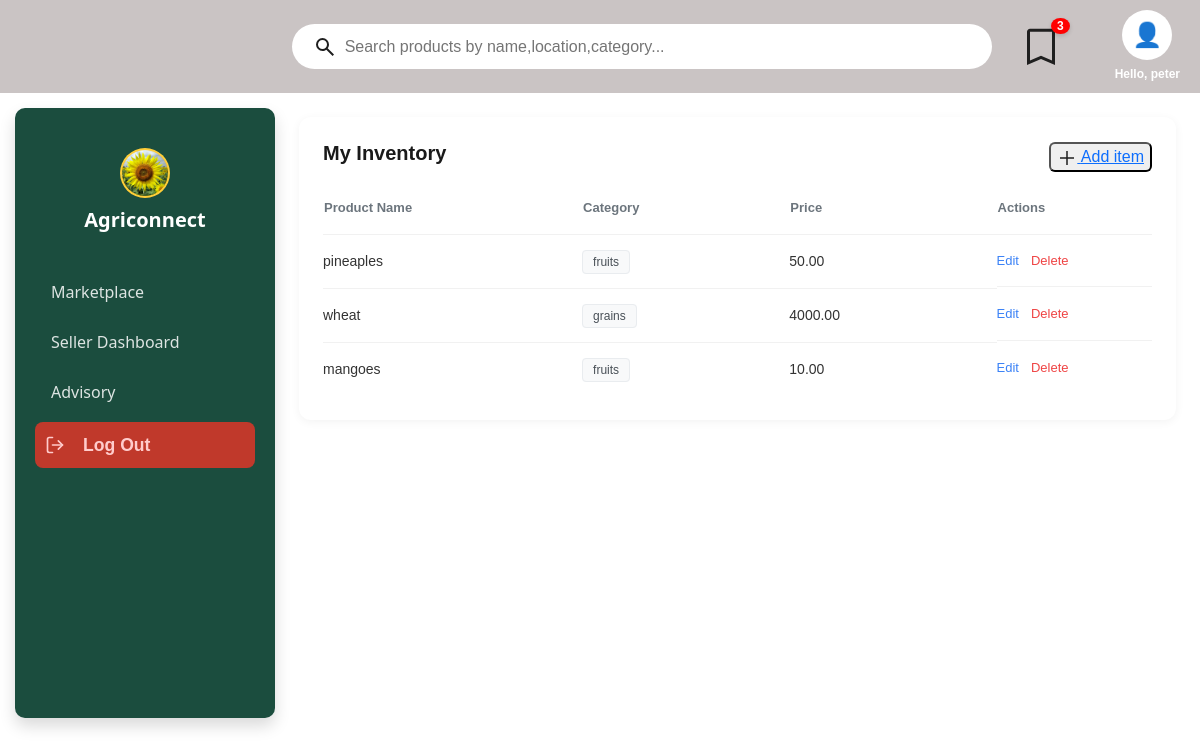
The page /app1/sellerdash (signed in) on the database its author committed.
### app1/models.py (models this page shows, shortened)
class Product(models.Model):
    CATEGORY_CHOICES = [
        ('grains', 'Grains'),
        ('vegetables', 'Vegetables'),
        ('fruits', 'Fruits'),
        ('livestock', 'Livestock'),
        ('tubers', 'Tubers'),
    ]
    seller = models.ForeignKey(User, on_delete=models.CASCADE)
    name = models.CharField(max_length=100)
    category = models.CharField(max_length=50, choices=CATEGORY_CHOICES)
    location = models.CharField(max_length=100)
    price = models.DecimalField(max_digits=10, decimal_places=2)
    quantity = models.CharField(max_length=50) # e.g., "50 bags"
    phone_number = models.CharField(max_length=15)
    image = models.ImageField(upload_to='product_images/') # Requires Pillow installed

### app1/views.py (the view)
# urls.py: path('sellerdash',views.seller_dashboard,name='seller'),
@login_required
def seller_dashboard(request):
    user_products = Product.objects.filter(seller=request.user)
    return render(request, 'app1/sellerdashboard.html', {'products': user_products})

### app1/context_processors.py (called while the page is built)
def saved_items_processor(request):
    if request.user.is_authenticated:
        saved_items = SavedItem.objects.filter(user=request.user).select_related('product')
        return {'saved_items': saved_items}
    return {'saved_items': []}

### app1/templates/app1/sellerdashboard.html
{% extends "main.html" %}
{% block content %}
{%load static%}
<link rel="stylesheet" href="{%static 'css/main.css'%}">
<link rel="stylesheet" href="{%static 'bootstrap/css/bootstrap.min.css'%}">
<div class="sellercontent flex-grow-1 p-4 "style="font-family:  sans-serif;">
    <div class="inventory-container ">
        <div class="inventory-header">
            <h2>My Inventory</h2>
            <button class="rounded-2 "><a href="{%url 'add'%}" class=" "><span><svg xmlns="http://www.w3.org/2000/svg" height="20px" viewBox="0 -960 960 960" width="20px" fill="#1f1f1f"><path d="M444-144v-300H144v-72h300v-300h72v300h300v72H516v300h-72Z"/></svg></span> Add item</a></button>
        </div>
        <table class="inventory-table">
            <thead>
                <tr>
                    <th style="width: 25%;">Product Name</th>
                    <th style="width: 20%;">Category</th>
                    <th style="width: 20%;">Price</th>
                    <th style="width: 15%;">Actions</th>
                </tr>
            </thead>
            <tbody>
                 {%for product in products%}
                <tr>
                    <td class="product-name">{{product.name}}</td>
                    <td><span class="category-badge">{{product.category}}</span></td>
                    <td class="price">{{product.price}}</td>
                    <td class="actions">
                        <a href="{%url 'update' product.id%}" class="edit-btn">Edit</a>
                        <a href="{%url 'delete' product.id%}" class="delete-btn">Delete</a>
                    </td>
                </tr>
                {%endfor%}
            </tbody>
        </table>
    </div>
</div>
{% endblock  %}

### templates/main.html (shortened to what this page needs)
{%load static%}
<!DOCTYPE html>
<html lang="en">
<head>
    <link rel="stylesheet" href="{%static 'css/main.css'%}">
    <link rel="stylesheet" href="{%static 'bootstrap/css/bootstrap.min.css'%}">
</head>
<body>
    <div  class="bar" >
    <form class="search" action="{% url 'search_results' %}" method="get" >
        <button style="background: none; border: none; cursor: pointer; font-size: 18px;">
        </button>
        <input type="text" name="q" placeholder="Search products by name,location,category..." style="border: none; outline: none; flex: 1; font-size: 16px;">
    </form>
   <div class="bookmark-container" style="position: relative; display: inline-block;">
    <div class="bookmark-icon" id="bookmark-btn" style="cursor: pointer;">
        <span style="font-size: 24px;"><svg xmlns="http://www.w3.org/2000/svg" height="48px" viewBox="0 -960 960 960" width="48px" fill="#1f1f1f"><path d="M200-120v-665q0-24 18-42t42-18h440q24 0 42 18t18 42v665L480-240 200-120Zm60-91 220-93 220 93v-574H260v574Zm0-574h440-440Z"/></svg></span>
        <span id="bookmark-badge" class="badge" style="background:red; color:white; border-radius:50%; padding: 2px 6px; font-size: 12px; position: absolute; top: -5px; right: -5px;">
            {{ saved_items|length }}
        </span>
    </div>
</div><br>
    <div class="profile">
        <div class="userpicdiv">
            <span style="font-size: 24px;">&#128100;</span>
        </div>
        <span class="name" style="color: white; font-size: 12px; margin-top: 5px; font-weight: bold;">
            Hello, {{user.username}}
        </span>
    </div>
  </div>
  <div class="d-flex">
  <div class="sidebar shadow">
        <div class="logo-sect">
            <img src="{%static 'images/pexels-pixabay-64221.jpg'%}" alt="Agriconnect" class="logo-im bg-warning">
            <h5 class="fw-bold mb-0">Agriconnect</h5>
        </div>
        <ul class="nav flex-column">
            <li class="nav-item">
                <a href="{%url 'home'%}" class="nav-link ">
                    <span>Marketplace</span>
                </a>
            </li>
            <li class="nav-item">
                <a href="{%url 'seller'%}" class="nav-link">
                    <span>Seller Dashboard</span>
                </a>
            </li>
            <li class="nav-item">
                <a href="{%url 'advise'%}" class="nav-link">
                    <span>Advisory</span>
                </a>
            </li>
            <li class="nav-item">
               <form action="{% url 'logout' %}" method="post">
  <button class="logout-btn "  ><svg width="20" height="20" viewBox="0 0 24 24" fill="none" stroke="currentColor" stroke-width="2" stroke-linecap="round" stroke-linejoin="round">
        <path d="M9 21H5a2 2 0 0 1-2-2V5a2 2 0 0 1 2-2h4"></path>
        <polyline points="16 17 21 12 16 7"></polyline>
        <line x1="21" y1="12" x2="9" y2="12"></line>
    </svg>
    <span style="margin-left: 8px;font-family:  sans-serif; ">Log Out</span></button>
</form>
            </li>
        </ul>
    </div>
        <div class="w-100">
         {%block content%}
         {%endblock%}
        </div>
</div>
</body>
</html>

### static/css/main.css (style rules this page uses)
.sidebar { width: 260px; background-color: #1b4d3e; color: white; margin: 15px 0 15px 15px; border-radius: 10px; flex-shrink: 0; display: flex; flex-direction: column; padding: 20px; height: calc(80vh - 30px); position: sticky; top: 15px; }
.logo-sect { text-align: center; margin: 20px 0 40px 0; }
.logo-im { width: 50px; height: 50px; border-radius: 50%; object-fit: cover; border: 2px solid rgba(255,255,255,0.2); margin-bottom: 10px; }
.nav-link { color: rgba(255, 255, 255, 0.85) !important; font-size: 0.95rem; margin-bottom: 10px; padding: 12px 15px; border-radius: 8px; transition: all 0.3s; display: flex; align-items: center; gap: 15px; }
.bar { display: flex; align-items: center; justify-content: flex-end; gap: 25px; padding: 10px 20px; background-color: rgb(202, 196, 196); font-family: sans-serif; }
.search { background-color: white; padding: 8px 15px; border-radius: 50px; display: flex; align-items: center; width: 700px; }
.profile { display: flex; flex-direction: column; align-items: center; cursor: pointer; }
.userpicdiv { width: 50px; height: 50px; background-color: white; border-radius: 50%; display: flex; align-items: center; justify-content: center; border: 2px solid rgba(255,255,255,0.2); }
.badge { position: absolute; top: 15px; padding: 6px 14px; border-radius: 4px; font-size: 14px; font-weight: 700; z-index: 10; box-shadow: 0 2px 4px rgba(0,0,0,0.15); }
.inventory-container { background-color: #ffffff; border-radius: 12px; box-shadow: 0 2px 10px rgba(0, 0, 0, 0.05); padding: 24px; width: 100%; }
.inventory-header { display: flex; justify-content: space-between; align-items: center; margin-bottom: 24px; }
.inventory-header h2 { font-size: 20px; font-weight: 600; color: #1a1a1a; }
.inventory-table { width: 100%; border-collapse: collapse; }
.inventory-table th { text-align: left; font-size: 13px; color: #6c757d; font-weight: 600; padding-bottom: 16px; border-bottom: 1px solid #f1f1f1; }
.inventory-table td { padding: 16px 0; vertical-align: middle; border-bottom: 1px solid #f1f1f1; font-size: 14px; color: #333; }
.inventory-table tr:last-child td { border-bottom: none; }
.product-name { font-weight: 500; color: #212529; }
.price { color: #495057; }
.category-badge { background-color: #f8f9fa; border: 1px solid #e9ecef; padding: 4px 10px; border-radius: 4px; font-size: 12px; color: #495057; }
.actions { display: flex; gap: 12px; }
.edit-btn { text-decoration: none; color: #3b82f6; font-size: 13px; }
.delete-btn { text-decoration: none; color: #ef4444; font-size: 13px; }
.logout-btn { background: #c0392b; border: none; color: #ffcccc; font-size: 1.1rem; font-weight: bold; cursor: pointer; display: flex; align-items: center; gap: 10px; width: 100%; padding: 10px; text-align: left; transition: all 0.3s; border-radius: 8px; }

### rows shown on the page
Product: name "pineaples", category "fruits", price "50.00"
Product: name "wheat", category "grains", price "4000.00"
Product: name "mangoes", category "fruits", price "10.00"

### other values the page prints
{{ saved_items|length }} "3"
{{ user.username }} "peter"
